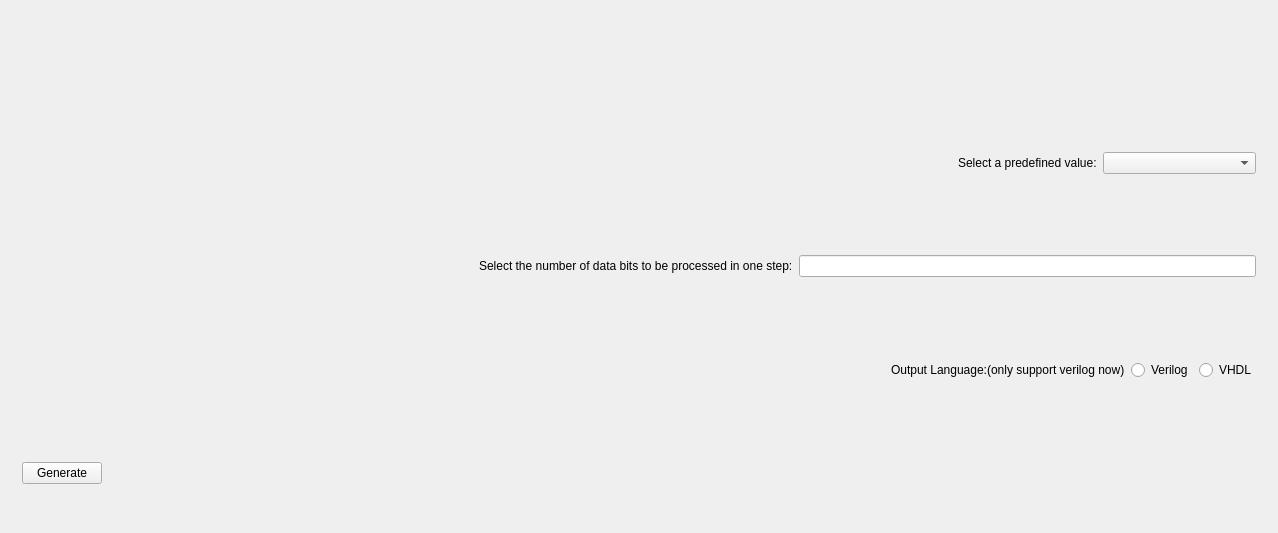
<?xml version="1.0" encoding="UTF-8"?>
<ui version="4.0">
 <class>Widget</class>
 <widget class="QWidget" name="Widget">
  <property name="geometry">
   <rect>
    <x>0</x>
    <y>0</y>
    <width>1278</width>
    <height>533</height>
   </rect>
  </property>
  <property name="windowTitle">
   <string>Widget</string>
  </property>
  <layout class="QVBoxLayout">
   <item>
    <widget class="QWidget" name="widget_5" native="true">
     <layout class="QGridLayout" name="button_layout">
      <property name="leftMargin">
       <number>0</number>
      </property>
      <property name="topMargin">
       <number>0</number>
      </property>
      <property name="rightMargin">
       <number>0</number>
      </property>
      <property name="bottomMargin">
       <number>0</number>
      </property>
     </layout>
    </widget>
   </item>
   <item>
    <widget class="QWidget" name="widget_6" native="true">
     <layout class="QHBoxLayout" name="horizontalLayout_5">
      <item>
       <spacer name="horizontalSpacer">
        <property name="orientation">
         <enum>Qt::Horizontal</enum>
        </property>
        <property name="sizeHint" stdset="0">
         <size>
          <width>40</width>
          <height>20</height>
         </size>
        </property>
       </spacer>
      </item>
      <item>
       <widget class="QLabel" name="label">
        <property name="text">
         <string>Select a predefined value:</string>
        </property>
       </widget>
      </item>
      <item>
       <widget class="QComboBox" name="predef_val">
        <property name="autoFillBackground">
         <bool>false</bool>
        </property>
        <item>
         <property name="text">
          <string/>
         </property>
        </item>
        <item>
         <property name="text">
          <string>CRC32 Ethernet/AAL5</string>
         </property>
        </item>
        <item>
         <property name="text">
          <string>CRC16 USB Data</string>
         </property>
        </item>
        <item>
         <property name="text">
          <string>CRC16 X25</string>
         </property>
        </item>
        <item>
         <property name="text">
          <string>CRC10</string>
         </property>
        </item>
        <item>
         <property name="text">
          <string>CRC8 ATM HEC</string>
         </property>
        </item>
        <item>
         <property name="text">
          <string>CRC5 USB Token</string>
         </property>
        </item>
       </widget>
      </item>
     </layout>
    </widget>
   </item>
   <item>
    <widget class="QWidget" name="widget_7" native="true">
     <layout class="QHBoxLayout" name="horizontalLayout_6">
      <item>
       <spacer name="horizontalSpacer_2">
        <property name="orientation">
         <enum>Qt::Horizontal</enum>
        </property>
        <property name="sizeHint" stdset="0">
         <size>
          <width>40</width>
          <height>20</height>
         </size>
        </property>
       </spacer>
      </item>
      <item>
       <widget class="QLabel" name="label_2">
        <property name="text">
         <string>&lt;html&gt;&lt;head/&gt;&lt;body&gt;&lt;p&gt;Select the number of data bits to be processed in one step:&lt;/p&gt;&lt;/body&gt;&lt;/html&gt;</string>
        </property>
       </widget>
      </item>
      <item>
       <widget class="QLineEdit" name="data_width"/>
      </item>
     </layout>
    </widget>
   </item>
   <item>
    <widget class="QWidget" name="widget_8" native="true">
     <layout class="QHBoxLayout" name="horizontalLayout_7">
      <item>
       <spacer name="horizontalSpacer_3">
        <property name="orientation">
         <enum>Qt::Horizontal</enum>
        </property>
        <property name="sizeHint" stdset="0">
         <size>
          <width>40</width>
          <height>20</height>
         </size>
        </property>
       </spacer>
      </item>
      <item>
       <widget class="QLabel" name="label_3">
        <property name="text">
         <string>&lt;html&gt;&lt;head/&gt;&lt;body&gt;&lt;p&gt;Output Language:(only support verilog now)&lt;/p&gt;&lt;/body&gt;&lt;/html&gt;</string>
        </property>
       </widget>
      </item>
      <item>
       <widget class="QRadioButton" name="but_verilog">
        <property name="text">
         <string>Verilog</string>
        </property>
       </widget>
      </item>
      <item>
       <widget class="QRadioButton" name="but_vhdl">
        <property name="text">
         <string>VHDL</string>
        </property>
       </widget>
      </item>
     </layout>
    </widget>
   </item>
   <item>
    <widget class="QWidget" name="widget_9" native="true">
     <layout class="QHBoxLayout" name="horizontalLayout_8">
      <item>
       <widget class="QPushButton" name="generate">
        <property name="text">
         <string>Generate</string>
        </property>
       </widget>
      </item>
      <item>
       <spacer name="horizontalSpacer_4">
        <property name="orientation">
         <enum>Qt::Horizontal</enum>
        </property>
        <property name="sizeHint" stdset="0">
         <size>
          <width>40</width>
          <height>20</height>
         </size>
        </property>
       </spacer>
      </item>
     </layout>
    </widget>
   </item>
  </layout>
 </widget>
 <layoutdefault spacing="6" margin="11"/>
 <resources/>
 <connections/>
</ui>
